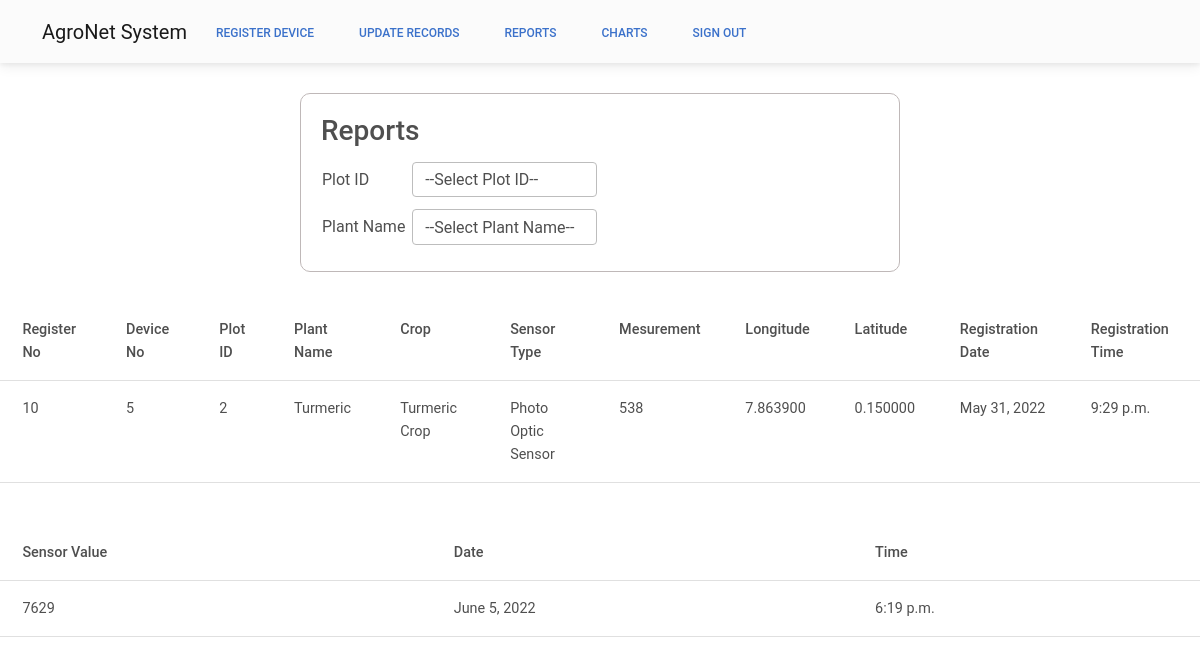
Page /Reports/?param1=10 (signed in) on the committed database.
### sensor/models.py (models this page shows, shortened)
class sensor_register(models.Model):
    register_no = models.AutoField(primary_key=True)
    device_no = models.IntegerField()
    sen_longitude = models.DecimalField(max_digits=7,decimal_places=6, default=1.0)
    sen_latitude = models.DecimalField(max_digits=7,decimal_places=6, default=1.0)
    date = models.DateField(auto_now=True)
    time_zone = models.TimeField(auto_now=True)
    sen_type = models.CharField(max_length=20)
    plant_name = models.CharField(max_length=20)
    measurement = models.IntegerField()
    plot_id = models.IntegerField()
    crop = models.CharField(max_length=50,default=False)
    sensor_value = models.IntegerField(default=0,blank=True)
    value_date = models.DateField(auto_now=True,blank=True)
    value_time = models.TimeField(auto_now=True,blank=True)

class records(models.Model):
    plant_name2 = models.CharField(max_length=20)
    sensor_value2 = models.IntegerField()
    value_date2 = models.DateField(auto_now_add=True)
    value_time2 = models.TimeField(auto_now_add=True)

### sensor/views.py (the view)
# urls.py: path("Reports/", views.Reports, name="Reports"),
@login_required
def Reports(request):
    context = {}
    data = sensor_register.objects.all()
    plot = request.GET.get('param')
    maindata = sensor_register.objects.all().filter(plot_id=plot)
    if 'param1' in request.GET:
        name = request.GET.get('param1')
        data = sensor_register.objects.all().filter(pk=name)
        history = records.objects.all().filter(plant_name2=data[0].plant_name)
        context['history'] = history
    context['data'] = maindata
    context['num'] = plot
    context['sensors'] = data
    return render(request, 'Reports.html', context)

### sensor/templates/Reports.html (shortened to what this page needs)
<!DOCTYPE html>
<html lang="en">
<head>{% load static %}
    <link href="https://cdnjs.cloudflare.com/ajax/libs/mdb-ui-kit/6.2.0/mdb.min.css" rel="stylesheet" />
</head>
<body>
    <nav class="navbar sticky-top navbar-expand-lg navbar-light bg-light">
        <div class="container">
            <a class="navbar-brand me-2" href="/">AgroNet System
            </a>
            <div class="collapse navbar-collapse" id="navbarButtonsExample">
                <div class="d-flex align-items-center">
                    <a href="{% url 'Dashboard' %}"><button class="btn btn-link px-3 me-2">Register Device</button></a>
                    <a href="{% url 'DailyRecords' %}"><button class="btn btn-link px-3 me-2">Update Records</button></a>
                    <a href="{% url 'Reports' %}"><button class="btn btn-link px-3 me-2">Reports</button></a>
                    <a href="{% url 'charts' %}"><button class="btn btn-link px-3 me-2">Charts</button></a>
                    <a href="{% url 'logoutuser' %}"><button class="btn btn-link px-3 me-2">Sign Out</button></a>
                </div>
            </div>
        </div>
    </nav>
    <div class="container" style="margin:30px auto; width: 50%;border: 1px solid rgb(191, 184, 184); border-radius: 10px;padding: 20px;">
        <h3>Reports</h3>
        <table>
            <tr>
                <td>Plot ID </td>
                <td><select class="form-control" name="display_plotid" id="display_plotid">
                    <option>--Select Plot ID--</option>
                </select></td>
            </tr>
            <tr>
                <td>Plant Name </td>
                <td><select  class="form-control" name="display_plant_name" id="display_plant_name">
                    <option>--Select Plant Name--</option>
                </select></td>
            </tr>
        </table>
    </div>
    <div class="main">
        <table class="table" border="0" cellspacing="2">
            <tr>
                <th>Register No</th>
                <th>Device No</th>
                <th>Plot ID</th>
                <th>Plant Name</th>
                <th>Crop</th>
                <th>Sensor Type</th>
                <th>Mesurement</th>
                <th>Longitude</th>
                <th>Latitude</th>
                <th>Registration Date</th>
                <th>Registration Time</th>
            </tr>
            {% for i in sensors %}
            <tr>
                <td>{{ i.register_no }}</td>
                <td>{{ i.device_no }}</td>
                <td>{{ i.plot_id }}</td>
                <td>{{ i.plant_name }}</td>
                <td>{{ i.crop }}</td>
                <td>{{ i.sen_type }}</td>
                <td>{{ i.measurement }}</td>
                <td>{{ i.sen_longitude }}</td>
                <td>{{ i.sen_latitude }}</td>
                <td>{{ i.date }}</td>
                <td>{{ i.time_zone }}</td>
            </tr>
            {% endfor %}
        </table>
        <br>
        <table border="0" cellspacing="3" class="table">
            <tr>
                <th>Sensor Value</th>
                <th>Date</th>
                <th>Time</th>
            </tr>
            {% for i in history %}
            <tr>
                <td>{{i.sensor_value2}}</td>
                <td>{{i.value_date2}}</td>
                <td>{{i.value_time2}}</td>
            </tr>
            {% endfor %}
        </table>
    </div>
</body>
</html>

### sensor/templates/Reports.html (style rules this page uses)
input, select { margin: 5px; }
button { margin: 5px; }

### rows in the picture
sensor_register: register_no "10", device_no "5", plot_id "2", plant_name "Turmeric", crop "Turmeric Crop", sen_type "Photo Optic Sensor", measurement "538", sen_longitude "7.863900", sen_latitude "0.150000", date "May 31, 2022", time_zone "9:29 p.m."
records: sensor_value2 "7629", value_date2 "June 5, 2022", value_time2 "6:19 p.m."
